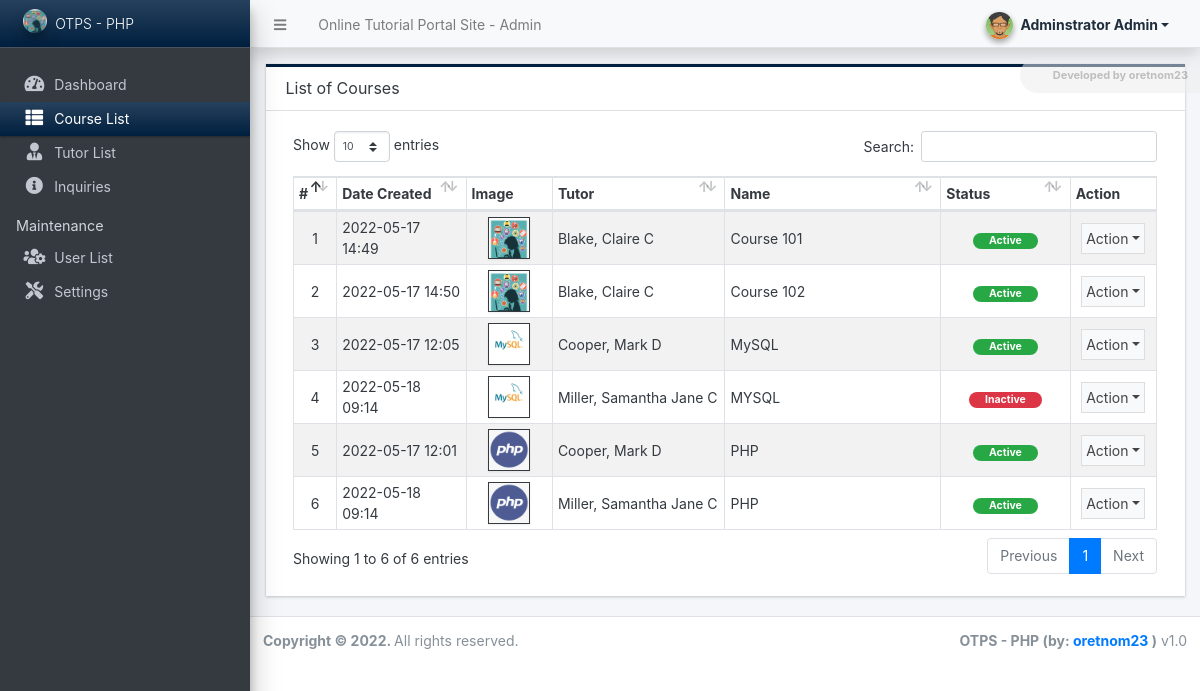
Page /admin/?page=courses (signed in) on the committed database.
### tables this page shows
CREATE TABLE `course_list` (
  `id` int(30) NOT NULL,
  `tutor_id` int(30) NOT NULL,
  `name` text NOT NULL,
  `description` text NOT NULL,
  `experience` varchar(150) NOT NULL,
  `status` tinyint(1) NOT NULL DEFAULT 1,
  `logo_path` text DEFAULT NULL,
  `delete_flag` tinyint(1) NOT NULL DEFAULT 0,
  `date_created` datetime NOT NULL DEFAULT current_timestamp(),
  `date_updated` datetime NOT NULL DEFAULT current_timestamp() ON UPDATE current_timestamp()
);

### classes/DBConnection.php (called while the page is built, shortened)
<?php
class DBConnection{
    private $host = DB_SERVER;
    private $username = DB_USERNAME;
    private $password = DB_PASSWORD;
    private $database = DB_NAME;
    public $conn;
    public function __construct(){
        if (!isset($this->conn)) {
            $this->conn = new mysqli($this->host, $this->username, $this->password, $this->database);
        }
    }
}
?>

### classes/SystemSettings.php (called while the page is built, shortened)
<?php
class SystemSettings extends DBConnection{
	function info($field=''){
		if(!empty($field)){
			if(isset($_SESSION['system_info'][$field]))
				return $_SESSION['system_info'][$field];
			else
				return false;
		}else{
			return false;
		}
	}
}
$_settings = new SystemSettings();
?>

### config.php (called while the page is built, shortened)
<?php
require_once('classes/DBConnection.php');
require_once('classes/SystemSettings.php');
function validate_image($file){
    global $_settings;
	if(!empty($file)){
        $ex = explode("?",$file);
        $file = $ex[0];
        $ts = isset($ex[1]) ? "?".$ex[1] : '';
		if(is_file(base_app.$file)){
			return base_url.$file.$ts;
		}else{
			return base_url.($_settings->info('logo'));
		}
	}else{
		return base_url.($_settings->info('logo'));
	}
}
?>

### admin/courses/index.php (the view, shortened to what this page needs)
<div class="card card-outline rounded-0 card-navy">
	<div class="card-header">
		<h3 class="card-title">List of Courses</h3>
	</div>
	<div class="card-body">
        <div class="container-fluid">
			<table class="table table-hover table-striped table-bordered" id="list">
				<colgroup>
					<col width="5%">
					<col width="15%">
					<col width="10%">
					<col width="20%">
					<col width="25%">
					<col width="15%">
					<col width="10%">
				</colgroup>
				<thead>
					<tr>
						<th>#</th>
						<th>Date Created</th>
						<th>Image</th>
						<th>Tutor</th>
						<th>Name</th>
						<th>Status</th>
						<th>Action</th>
					</tr>
				</thead>
				<tbody>
					<?php
					$i = 1;
						$qry = $conn->query("SELECT c.*, concat(t.lastname,', ', t.firstname, COALESCE(concat(' ', t.middlename),'')) as `tutor` from `course_list` c inner join `tutor_list` t on c.tutor_id = t.id where c.delete_flag = 0  order by c.`name` asc ");
						while($row = $qry->fetch_assoc()):
					?>
						<tr>
							<td class="text-center"><?php echo $i++; ?></td>
							<td><?php echo date("Y-m-d H:i",strtotime($row['date_created'])) ?></td>
							<td class="text-center">
								<img src="<?= validate_image($row['logo_path']) ?>" alt="Course Logo" class="img-thumbnail border border-dark p-0 rounded-0 course-logo">
							</td>
							<td><?php echo $row['tutor'] ?></td>
							<td><?php echo $row['name'] ?></td>
							<td class="text-center">
                                <?php if($row['status'] == 1): ?>
                                    <span class="badge badge-success px-3 rounded-pill">Active</span>
                                <?php else: ?>
                                    <span class="badge badge-danger px-3 rounded-pill">Inactive</span>
                                <?php endif; ?>
                            </td>
							<td align="center">
								 <button type="button" class="btn btn-flat p-1 btn-default btn-sm dropdown-toggle dropdown-icon" data-toggle="dropdown">
				                  		Action
				                  </button>
							</td>
						</tr>
					<?php endwhile; ?>
				</tbody>
			</table>
		</div>
	</div>
</div>

### admin/courses/index.php (style rules this page uses)
.course-logo { width:3em; height:3em; object-fit:cover; object-position:center center; }

### rows in the picture
course_list: date_created "2022-05-17 14:49", tutor "Blake, Claire C", name "Course 101", status "Active"
course_list: date_created "2022-05-17 14:50", tutor "Blake, Claire C", name "Course 102", status "Active"
course_list: date_created "2022-05-17 12:05", logo_path (picture), tutor "Cooper, Mark D", name "MySQL", status "Active"
course_list: date_created "2022-05-18 09:14", logo_path (picture), tutor "Miller, Samantha Jane C", name "MYSQL", status "Inactive"
course_list: date_created "2022-05-17 12:01", logo_path (picture), tutor "Cooper, Mark D", name "PHP", status "Active"
course_list: date_created "2022-05-18 09:14", logo_path (picture), tutor "Miller, Samantha Jane C", name "PHP", status "Active"

### other values in the picture
$_settings->info('name') "Online Tutorial Portal Site"
$_settings->userdata('firstname').' '.$_settings->userdata('lastname') "Adminstrator Admin"
$_settings->info('short_name') "OTPS - PHP"
